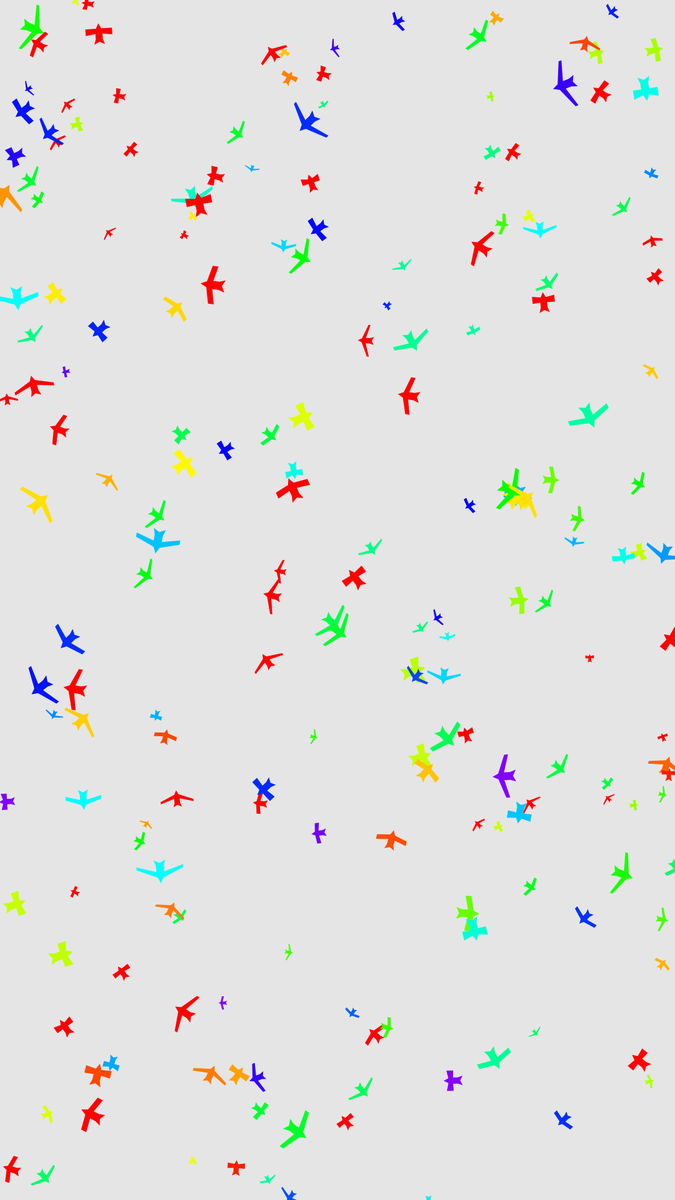
Frame 1 (no input)
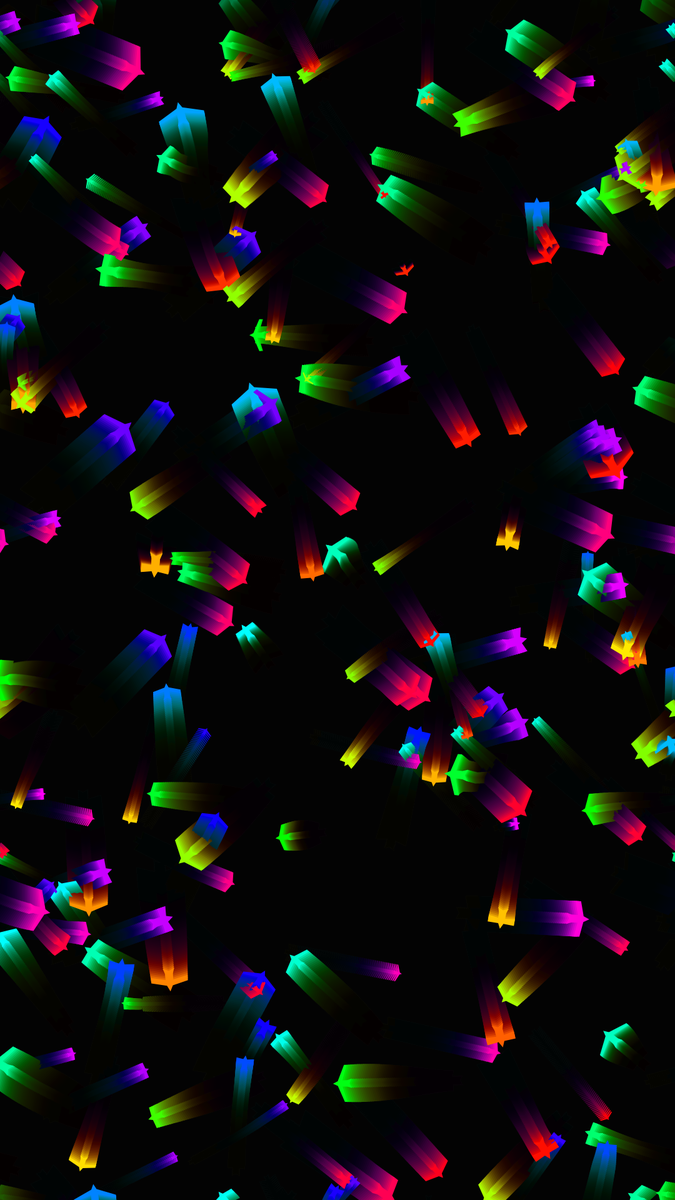
Frame 60 (no input)
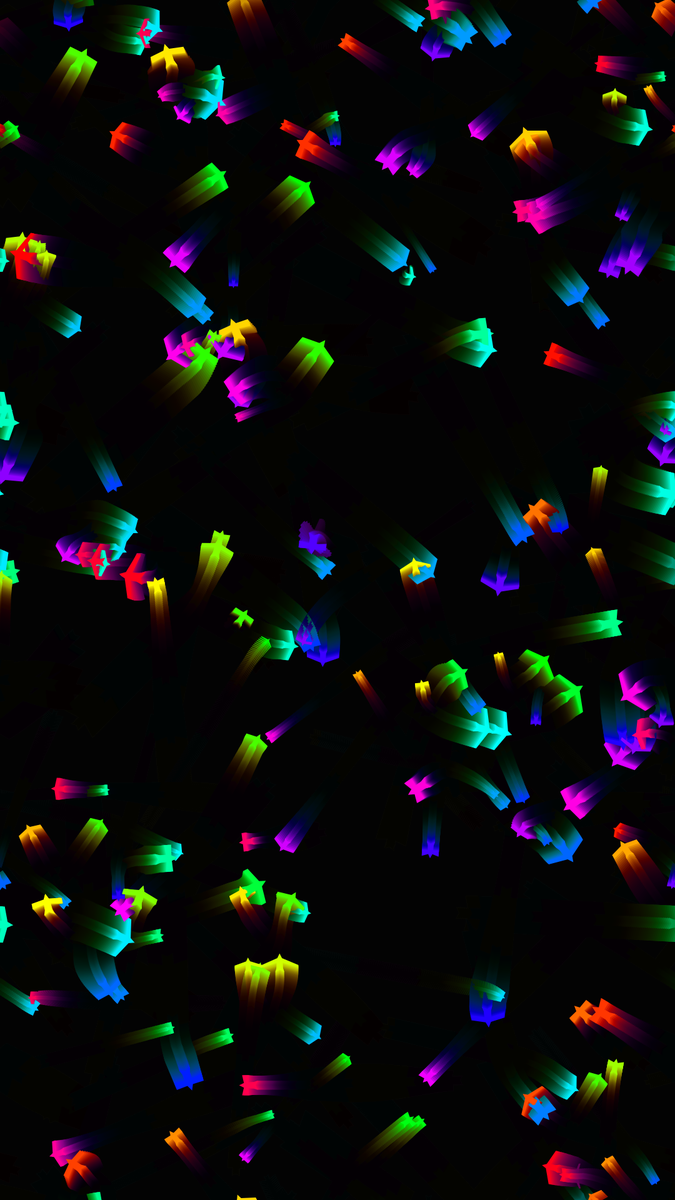
Frame 120 (the mouse pressed at the canvas centre since frame 60)

The p5.js sketch that drew these frames (run headless with seeded random() and noise() and a simulated clock; from frame 60 on, the mouse is pressed at the canvas centre):

// p5.js sketch
// ── sketch.js
let flock;

function setup() {
  createCanvas(1080, 1920);
  colorMode(HSB, 100);
  angleMode(DEGREES);
  noStroke();
  flock = new Flock();
  for (let i = 0; i < 200; i++) {
    let b = new Boid(random(width), random(height));
    flock.add(b);
  }

  for (let i = 0; i < 40; i++) {
    c.push(new Cloud());
  }
  restart();
}
let COHESION = 0;
let ALIGNMENT = 0;
let SEPARATION = 0;
const COHESION_CONST = 1.0;
const ALIGNMENT_CONST = 1.0;
const SEPARATION_CONST = 1.5;
let colorModes = ["rainbow", "blur", "sky", "sky", "sky"];
let noiseVal = 0.002;
let c = [];
const INTERACTION_KEY = 53;
function keyPressed() {
  if (keyCode === INTERACTION_KEY) {
    restart();
  }
}

const restart = () => {
  COHESION = 0;
  ALIGNMENT = 0;
  SEPARATION = 0;
  flock.randomizeVelocity();
  colorModes = shuffle(colorModes);
};

function addMult(con, val) {
  if (val < con) {
    val += 0.005;
  }
  return val;
}
function draw() {
  currColorMode = colorModes[2];
  if (currColorMode === "blur") {
    background(0, 10);
  } else if (currColorMode === "rainbow") {
    background(0);
  } else if (currColorMode === "sky") {
    background((sin(frameCount / 10) * 25 + 80) % 100, 30, 80);
  }
  COHESION = addMult(COHESION_CONST, COHESION);

  ALIGNMENT = addMult(ALIGNMENT_CONST, ALIGNMENT);
  SEPARATION = addMult(SEPARATION_CONST, SEPARATION);

  if (currColorMode === "sky") {
    for (let cloud of c) {
      cloud.display();
    }
  }
  flock.run();

  if (frameCount % 10000 === 0) {
    restart();
  }
}

class Cloud {
  constructor() {
    this.x = random(width);
    this.y = random(height);
    this.w = random(100, 200);
    this.h = random(100, 200);

    this.count = floor(random(1, 10));

    this.offs = Array.apply(null, Array(this.count)).map(() => ({
      x: random(this.w),
      y: random(this.h),
      w: random(100, 200),
      h: random(100, 200),
      o: random(20, 60),
    }));
  }

  display() {
    let n = noise(this.x * noiseVal, this.y * noiseVal, frameCount * noiseVal);
    this.move(n);

    // let opacity = map(n, 0, 1, 0, 100);
    let opacity = 20;
    // if (n > 0.5) {
    // ellipse(this.x, this.y, this.w, this.h);
    for (let { x, y, w, h, o } of this.offs) {
      fill(255, o);

      ellipse(this.x + x, this.y + y, w, h);
    }
  }

  move(n) {
    this.x += sin(n * 360);
    this.y += cos(n * 360);
    this.borders();
  }

  borders() {
    if (this.x < -this.w * 2) {
      this.x = width + this.w * 2;
    }
    if (this.y < -this.h * 2) {
      this.y = height + this.h * 2;
    }
    if (this.x > width + this.w * 2) {
      this.x = -this.w * 2;
    }
    if (this.y > height + this.h * 2) {
      this.y = -this.h * 2;
    }
  }
}

class Flock {
  constructor() {
    this.boids = [];
  }

  run() {
    for (let boid of this.boids) {
      boid.run(this.boids); // Passing the entire list of boids to each boid individually
    }
  }

  randomizeVelocity() {
    for (let boid of this.boids) {
      boid.velocity = createVector(random(-5, 5), random(-5, 5));
    }
  }
  add(b) {
    this.boids.push(b);
  }
}

class Boid {
  constructor(x, y) {
    this.acceleration = createVector(0, 0);
    this.velocity = createVector(random(-5, 5), random(-5, 5));
    this.position = createVector(x, y);
    this.size = random(3, 10);
    this.maxspeed = 3; // Maximum speed
    this.maxforce = 0.05; // Maximum steering force
    this.col = random(100);
    this.flapOff = random(360);
    this.flapSpeed = random(3, 10);

    this.skyCol = random(0, 20);
  }

  run(boids) {
    this.flock(boids);
    this.update();
    this.borders();
    this.display();
  }
  applyForce(force) {
    this.acceleration.add(force);
  }

  flock(boids) {
    let sep = this.separate(boids); // Separation
    let ali = this.align(boids); // Alignment
    let coh = this.cohesion(boids); // Cohesion
    // Arbitrarily weight these forces
    sep.mult(SEPARATION);
    ali.mult(ALIGNMENT);
    coh.mult(COHESION);
    // Add the force vectors to acceleration
    this.applyForce(sep);
    this.applyForce(ali);
    this.applyForce(coh);

    this.coh = coh;
  }

  update() {
    // Update velocity
    this.velocity.add(this.acceleration);
    // Limit speed
    this.velocity.limit(this.maxspeed);
    this.position.add(this.velocity);
    // Reset accelertion to 0 each cycle
    this.acceleration.mult(0);
  }

  seek(target) {
    let desired = p5.Vector.sub(target, this.position); // A vector pointing from the location to the target
    // Normalize desired and scale to maximum speed
    desired.normalize();
    desired.mult(this.maxspeed);
    // Steering = Desired minus Velocity
    let steer = p5.Vector.sub(desired, this.velocity);
    steer.limit(this.maxforce); // Limit to maximum steering force
    return steer;
  }

  display() {
    let theta = this.velocity.heading() + 90;
    if (currColorMode !== "sky") {
      fill((theta / 3.6 + frameCount) % 100, 100, 100);
    } else {
      fill(this.skyCol);
    }

    push();
    translate(this.position.x, this.position.y);
    rotate(theta);
    let flapMult =
      sin(((frameCount + this.flapOff) * this.velocity.heading()) / 60) *
      this.size;
    beginShape();
    vertex(0, -this.size * 2); //TIP
    vertex(-this.size / 2, -this.size);

    vertex(-this.size * 3 - flapMult, -this.size / 2 + flapMult); // left wing bottom
    vertex(-this.size * 3 - flapMult, this.size / 2 + flapMult / 2); // left wing top
    vertex(-this.size / 1.5, 0);
    vertex(-this.size / 1.5, this.size);

    vertex(-this.size, this.size * 2); //TAIL LEFT
    vertex(0, this.size * 1.5);
    vertex(this.size, this.size * 2); //TAIL RIGHT
    vertex(this.size / 1.5, this.size);
    vertex(this.size / 1.5, 0);
    vertex(this.size * 3 + flapMult, this.size / 2 + flapMult / 2); //right wing top
    vertex(this.size * 3 + flapMult, -this.size / 2 + flapMult); //right wing bottom
    vertex(this.size / 2, -this.size);

    endShape(CLOSE);

    pop();
  }

  borders() {
    if (this.position.x < -this.size) this.position.x = width + this.size;
    if (this.position.y < -this.size) this.position.y = height + this.size;
    if (this.position.x > width + this.size) this.position.x = -this.size;
    if (this.position.y > height + this.size) this.position.y = -this.size;
  }

  separate(boids) {
    let desiredseparation = 25.0;
    let steer = createVector(0, 0);
    let count = 0;
    // For every boid in the system, check if it's too close
    for (let i = 0; i < boids.length; i++) {
      let d = p5.Vector.dist(this.position, boids[i].position);
      // If the distance is greater than 0 and less than an arbitrary amount (0 when you are yourself)
      if (d > 0 && d < desiredseparation) {
        // Calculate vector pointing away from neighbor
        let diff = p5.Vector.sub(this.position, boids[i].position);
        diff.normalize();
        diff.div(d); // Weight by distance
        steer.add(diff);
        count++; // Keep track of how many
      }
    }
    // Average -- divide by how many
    if (count > 0) {
      steer.div(count);
    }

    // As long as the vector is greater than 0
    if (steer.mag() > 0) {
      // Implement Reynolds: Steering = Desired - Velocity
      steer.normalize();
      steer.mult(this.maxspeed);
      steer.sub(this.velocity);
      steer.limit(this.maxforce);
    }
    return steer;
  }

  align(boids) {
    let neighbordist = 50;
    let sum = createVector(0, 0);
    let count = 0;
    for (let i = 0; i < boids.length; i++) {
      let d = p5.Vector.dist(this.position, boids[i].position);
      if (d > 0 && d < neighbordist) {
        sum.add(boids[i].velocity);
        count++;
      }
    }
    if (count > 0) {
      sum.div(count);
      sum.normalize();
      sum.mult(this.maxspeed);
      let steer = p5.Vector.sub(sum, this.velocity);
      steer.limit(this.maxforce);
      return steer;
    } else {
      return createVector(0, 0);
    }
  }

  cohesion(boids) {
    let neighbordist = 50;
    let sum = createVector(0, 0); // Start with empty vector to accumulate all locations
    let count = 0;
    for (let i = 0; i < boids.length; i++) {
      let d = p5.Vector.dist(this.position, boids[i].position);
      if (d > 0 && d < neighbordist) {
        sum.add(boids[i].position); // Add location
        count++;
      }
    }
    if (count > 0) {
      sum.div(count);
      return this.seek(sum); // Steer towards the location
    } else {
      return createVector(0, 0);
    }
  }
}
